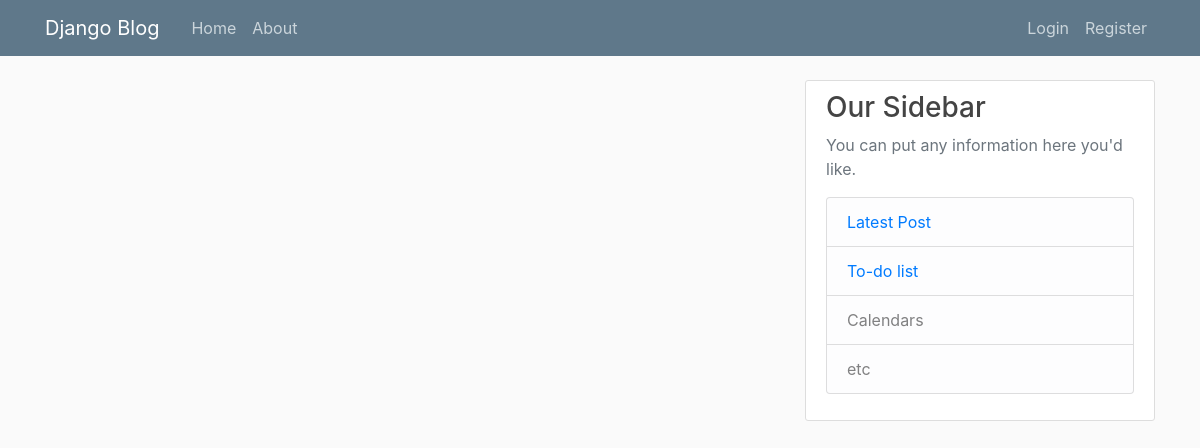
The page /post/view/8 on the database as committed earlier.
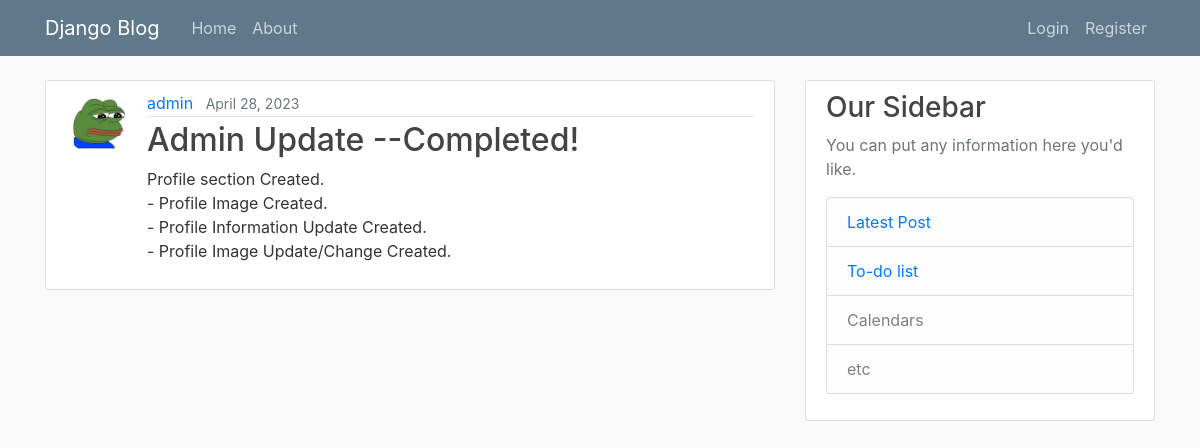
The same page on the database as committed later.
### blog/models.py (models this page shows, shortened)
class Post(models.Model):
    title = models.TextField(max_length=50)
    content = models.TextField(max_length=150)
    author = models.ForeignKey(User, on_delete=models.CASCADE)
    date_posted = models.DateField(default=timezone.now)

### users/models.py (models this page shows, shortened)
class Profile(models.Model):
    user = models.OneToOneField(User, on_delete=models.CASCADE)
    image = models.ImageField(default='default.jpg', upload_to='profile_pics')

### blog/views.py (the view)
# urls.py: path("post/view/<int:pk>", views.viewPost, name="view-post"),
def viewPost(request, pk):
    post = Post.objects.filter(id=pk)
    context = {'post':post}
    return render(request, 'blog/post_detail.html', context)

### blog/templates/blog/post_detail.html (shortened to what this page needs)
{% extends 'main.html' %}
{% block content %}
    {% for post in post %}
    <article class="media content-section">
        <img class="rounded-circle article-img" src="{{ post.author.profile.image.url }}" alt="">
        <div class="media-body">
            <div class="article-metadata">
                <a class="mr-2" href="{% url 'user-post-list' post.author.id %}">{{ post.author }}</a>
                <small class="text-muted">{{ post.date_posted }}</small>
            </div>
            <h2 class="article-title">{{ post.title }}</h2>
            <p class="article-content">{{ post.content }}</p>
        </div>
    </article>
    {% endfor %}
{% endblock content %}

Rows that differ between the two databases and show on the page:
added Post: author.profile.image (placeholder picture), author "admin", date_posted "April 28, 2023", title "Admin Update --Completed!", content "Profile section Created. - Profile Image Created. - Profile Information Update Created. - Profile Image Update/Change Created."
